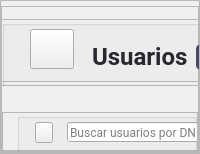
            <widget class="QWidget" name="page_usuarios">
             <layout class="QVBoxLayout" name="verticalLayout_11">
              <property name="spacing">
               <number>0</number>
              </property>
              <property name="leftMargin">
               <number>0</number>
              </property>
              <property name="topMargin">
               <number>0</number>
              </property>
              <property name="rightMargin">
               <number>0</number>
              </property>
              <property name="bottomMargin">
               <number>0</number>
              </property>
              <item>
               <widget class="QFrame" name="container_stock_2">
                <property name="frameShape">
                 <enum>QFrame::StyledPanel</enum>
                </property>
                <property name="frameShadow">
                 <enum>QFrame::Raised</enum>
                </property>
                <layout class="QVBoxLayout" name="verticalLayout_17" stretch="0,0,0">
                 <property name="spacing">
                  <number>0</number>
                 </property>
                 <property name="leftMargin">
                  <number>0</number>
                 </property>
                 <property name="topMargin">
                  <number>0</number>
                 </property>
                 <property name="rightMargin">
                  <number>0</number>
                 </property>
                 <property name="bottomMargin">
                  <number>0</number>
                 </property>
                 <item>
                  <widget class="QFrame" name="top_frame_stock_2">
                   <property name="minimumSize">
                    <size>
                     <width>0</width>
                     <height>80</height>
                    </size>
                   </property>
                   <property name="maximumSize">
                    <size>
                     <width>346</width>
                     <height>70</height>
                    </size>
                   </property>
                   <property name="frameShape">
                    <enum>QFrame::StyledPanel</enum>
                   </property>
                   <property name="frameShadow">
                    <enum>QFrame::Raised</enum>
                   </property>
                   <widget class="QFrame" name="frame_15">
                    <property name="geometry">
                     <rect>
                      <x>0</x>
                      <y>13</y>
                      <width>391</width>
                      <height>70</height>
                     </rect>
                    </property>
                    <property name="minimumSize">
                     <size>
                      <width>354</width>
                      <height>70</height>
                     </size>
                    </property>
                    <property name="maximumSize">
                     <size>
                      <width>16777215</width>
                      <height>50</height>
                     </size>
                    </property>
                    <property name="frameShape">
                     <enum>QFrame::StyledPanel</enum>
                    </property>
                    <property name="frameShadow">
                     <enum>QFrame::Raised</enum>
                    </property>
                    <layout class="QVBoxLayout" name="verticalLayout_18">
                     <property name="spacing">
                      <number>0</number>
                     </property>
                     <property name="leftMargin">
                      <number>0</number>
                     </property>
                     <property name="topMargin">
                      <number>0</number>
                     </property>
                     <property name="rightMargin">
                      <number>0</number>
                     </property>
                     <property name="bottomMargin">
                      <number>0</number>
                     </property>
                     <item>
                      <widget class="QGroupBox" name="groupBox_3">
                       <property name="title">
                        <string/>
                       </property>
                       <widget class="QLabel" name="label_17">
                        <property name="geometry">
                         <rect>
                          <x>90</x>
                          <y>10</y>
                          <width>120</width>
                          <height>52</height>
                         </rect>
                        </property>
                        <property name="minimumSize">
                         <size>
                          <width>66</width>
                          <height>0</height>
                         </size>
                        </property>
                        <property name="maximumSize">
                         <size>
                          <width>120</width>
                          <height>16777215</height>
                         </size>
                        </property>
                        <property name="font">
                         <font>
                          <family>Roboto</family>
                          <pointsize>18</pointsize>
                          <weight>75</weight>
                          <bold>true</bold>
                         </font>
                        </property>
                        <property name="styleSheet">
                         <string notr="true">color: #282830 ;
</string>
                        </property>
                        <property name="text">
                         <string>Usuarios</string>
                        </property>
                        <property name="alignment">
                         <set>Qt::AlignLeading|Qt::AlignLeft|Qt::AlignVCenter</set>
                        </property>
                       </widget>
                       <widget class="QPushButton" name="pushButton_10">
                        <property name="geometry">
                         <rect>
                          <x>23</x>
                          <y>9</y>
                          <width>49</width>
                          <height>40</height>
                         </rect>
                        </property>
                        <property name="maximumSize">
                         <size>
                          <width>60</width>
                          <height>60</height>
                         </size>
                        </property>
                        <property name="styleSheet">
                         <string notr="true">margin-left:5px</string>
                        </property>
                        <property name="text">
                         <string/>
                        </property>
                        <property name="icon">
                         <iconset resource="../img/img_oficiales.qrc">
                          <normaloff>:/img/user.png</normaloff>:/img/user.png</iconset>
                        </property>
                        <property name="iconSize">
                         <size>
                          <width>40</width>
                          <height>40</height>
                         </size>
                        </property>
                       </widget>
                       <widget class="QPushButton" name="user_new_btn">
                        <property name="geometry">
                         <rect>
                          <x>194</x>
                          <y>24</y>
                          <width>121</width>
                          <height>26</height>
                         </rect>
                        </property>
                        <property name="minimumSize">
                         <size>
                          <width>0</width>
                          <height>26</height>
                         </size>
                        </property>
                        <property name="font">
                         <font>
                          <family>Roboto</family>
                          <pointsize>9</pointsize>
                          <weight>75</weight>
                          <bold>true</bold>
                         </font>
                        </property>
                        <property name="cursor">
                         <cursorShape>PointingHandCursor</cursorShape>
                        </property>
                        <property name="styleSheet">
                         <string notr="true">QPushButton{
background-color: rgb(71, 71, 103);
color:#fff;
padding-right:15px;
border-radius: 5px;
text-align:right;
}

QPushButton:hover{
background-color: rgba(71, 71, 103,180);

}</string>
                        </property>
                        <property name="text">
                         <string>Nuevo Usuario</string>
                        </property>
                        <property name="icon">
                         <iconset resource="../img/img_oficiales.qrc">
                          <normaloff>:/img/plus.png</normaloff>:/img/plus.png</iconset>
                        </property>
                        <property name="iconSize">
                         <size>
                          <width>13</width>
                          <height>13</height>
                         </size>
                        </property>
                       </widget>
                      </widget>
                     </item>
                    </layout>
                   </widget>
                  </widget>
                 </item>
                 <item>
                  <widget class="QFrame" name="mid_stock_2">
                   <property name="maximumSize">
                    <size>
                     <width>16777215</width>
                     <height>70</height>
                    </size>
                   </property>
                   <property name="frameShape">
                    <enum>QFrame::StyledPanel</enum>
                   </property>
                   <property name="frameShadow">
                    <enum>QFrame::Raised</enum>
                   </property>
                   <layout class="QVBoxLayout" name="verticalLayout_19">
                    <property name="spacing">
                     <number>0</number>
                    </property>
                    <property name="leftMargin">
                     <number>0</number>
                    </property>
                    <property name="topMargin">
                     <number>30</number>
                    </property>
                    <property name="rightMargin">
                     <number>0</number>
                    </property>
                    <property name="bottomMargin">
                     <number>0</number>
                    </property>
                    <item alignment="Qt::AlignBottom">
                     <widget class="QFrame" name="frame_16">
                      <property name="minimumSize">
                       <size>
                        <width>0</width>
                        <height>50</height>
                       </size>
                      </property>
                      <property name="maximumSize">
                       <size>
                        <width>16777215</width>
                        <height>50</height>
                       </size>
                      </property>
                      <property name="frameShape">
                       <enum>QFrame::StyledPanel</enum>
                      </property>
                      <property name="frameShadow">
                       <enum>QFrame::Raised</enum>
                      </property>
                      <layout class="QVBoxLayout" name="verticalLayout_20">
                       <property name="spacing">
                        <number>0</number>
                       </property>
                       <property name="leftMargin">
                        <number>0</number>
                       </property>
                       <property name="topMargin">
                        <number>0</number>
                       </property>
                       <property name="rightMargin">
                        <number>0</number>
                       </property>
                       <property name="bottomMargin">
                        <number>0</number>
                       </property>
                       <item>
                        <widget class="QGroupBox" name="groupBox_6">
                         <property name="minimumSize">
                          <size>
                           <width>0</width>
                           <height>50</height>
                          </size>
                         </property>
                         <property name="styleSheet">
                          <string notr="true">margin-left: 14px</string>
                         </property>
                         <property name="title">
                          <string/>
                         </property>
                         <widget class="QPushButton" name="btn_buscarU">
                          <property name="geometry">
                           <rect>
                            <x>18</x>
                            <y>9</y>
                            <width>32</width>
                            <height>21</height>
                           </rect>
                          </property>
                          <property name="minimumSize">
                           <size>
                            <width>0</width>
                            <height>21</height>
                           </size>
                          </property>
                          <property name="cursor">
                           <cursorShape>PointingHandCursor</cursorShape>
                          </property>
                          <property name="text">
                           <string/>
                          </property>
                          <property name="icon">
                           <iconset resource="../img/img_oficiales.qrc">
                            <normaloff>:/img/LupaB.png</normaloff>:/img/LupaB.png</iconset>
                          </property>
                          <property name="iconSize">
                           <size>
                            <width>60</width>
                            <height>47</height>
                           </size>
                          </property>
                         </widget>
                         <widget class="QLineEdit" name="lineEdit_3">
                          <property name="geometry">
                           <rect>
                            <x>50</x>
                            <y>9</y>
                            <width>301</width>
                            <height>20</height>
                           </rect>
                          </property>
                          <property name="minimumSize">
                           <size>
                            <width>0</width>
                            <height>20</height>
                           </size>
                          </property>
                          <property name="styleSheet">
                           <string notr="true">font-family: Roboto;
</string>
                          </property>
                          <property name="text">
                           <string/>
                          </property>
                          <property name="placeholderText">
                           <string>Buscar usuarios por DNI, nombre o apellido</string>
                          </property>
                         </widget>
                        </widget>
                       </item>
                      </layout>
                     </widget>
                    </item>
                   </layout>
                  </widget>
                 </item>
                 <item>
                  <widget class="QFrame" name="bottom_stock_2">
                   <property name="frameShape">
                    <enum>QFrame::StyledPanel</enum>
                   </property>
                   <property name="frameShadow">
                    <enum>QFrame::Raised</enum>
                   </property>
                   <layout class="QVBoxLayout" name="verticalLayout_21">
                    <property name="spacing">
                     <number>0</number>
                    </property>
                    <property name="leftMargin">
                     <number>0</number>
                    </property>
                    <property name="topMargin">
                     <number>0</number>
                    </property>
                    <property name="rightMargin">
                     <number>0</number>
                    </property>
                    <property name="bottomMargin">
                     <number>0</number>
                    </property>
                    <item>
                     <widget class="QFrame" name="frame_17">
                      <property name="frameShape">
                       <enum>QFrame::StyledPanel</enum>
                      </property>
                      <property name="frameShadow">
                       <enum>QFrame::Raised</enum>
                      </property>
                      <widget class="QTableWidget" name="tableWidget_usuarios">
                       <property name="geometry">
                        <rect>
                         <x>20</x>
                         <y>70</y>
                         <width>881</width>
                         <height>381</height>
                        </rect>
                       </property>
                       <property name="cursor" stdset="0">
                        <cursorShape>PointingHandCursor</cursorShape>
                       </property>
                       <property name="styleSheet">
                        <string notr="true">QTableWidget{
font-size: 11pt;
margin-left: 0px;
margin-top:15px;
color: #000;
font-family: Roboto;
text-align:center;
}
QheaderView::item
    {
text-align:center;

    }
QHeaderView::section {
    background-color: #394353;
	border-radius: 11px;
	color:#fff;
    font-size: 9pt;
	font-family:Roboto;
}

QHeaderView::section:horizontal
{
    border-top: 1px solid #394353;

}

QHeaderView::section:vertical
{

    border-left: 1px solid #394353;
}</string>
                       </property>
                       <property name="editTriggers">
                        <set>QAbstractItemView::NoEditTriggers</set>
                       </property>
                       <property name="showGrid">
                        <bool>false</bool>
                       </property>
                       <attribute name="horizontalHeaderVisible">
                        <bool>false</bool>
                       </attribute>
                       <attribute name="horizontalHeaderCascadingSectionResizes">
                        <bool>true</bool>
                       </attribute>
                       <attribute name="horizontalHeaderDefaultSectionSize">
                        <number>169</number>
                       </attribute>
                       <attribute name="horizontalHeaderShowSortIndicator" stdset="0">
                        <bool>true</bool>
                       </attribute>
                       <attribute name="horizontalHeaderStretchLastSection">
                        <bool>true</bool>
                       </attribute>
                       <attribute name="verticalHeaderVisible">
                        <bool>false</bool>
                       </attribute>
                       <attribute name="verticalHeaderDefaultSectionSize">
                        <number>41</number>
                       </attribute>
                       <column>
                        <property name="text">
                         <string>New Column</string>
                        </property>
                       </column>
                       <column>
                        <property name="text">
                         <string>New Column</string>
                        </property>
                       </column>
                       <column>
                        <property name="text">
                         <string>New Column</string>
                        </property>
                       </column>
                       <column>
                        <property name="text">
                         <string>New Column</string>
                        </property>
                       </column>
                       <column>
                        <property name="text">
                         <string>New Column</string>
                        </property>
                       </column>
                      </widget>
                      <widget class="QFrame" name="frame_18">
                       <property name="geometry">
                        <rect>
                         <x>30</x>
                         <y>9</y>
                         <width>871</width>
                         <height>41</height>
                        </rect>
                       </property>
                       <property name="minimumSize">
                        <size>
                         <width>56</width>
                         <height>41</height>
                        </size>
                       </property>
                       <property name="styleSheet">
                        <string notr="true">background-color: #f2f2f5;

border-radius:15px;</string>
                       </property>
                       <property name="frameShape">
                        <enum>QFrame::StyledPanel</enum>
                       </property>
                       <property name="frameShadow">
                        <enum>QFrame::Raised</enum>
                       </property>
                       <layout class="QHBoxLayout" name="horizontalLayout_14">
                        <item alignment="Qt::AlignLeft">
                         <widget class="QLabel" name="label_18">
                          <property name="font">
                           <font>
                            <family>Roboto</family>
                            <pointsize>11</pointsize>
                            <weight>75</weight>
                            <bold>true</bold>
                           </font>
                          </property>
                          <property name="styleSheet">
                           <string notr="true">background: none;
color: #282830 ;
</string>
                          </property>
                          <property name="text">
                           <string>Código</string>
                          </property>
                         </widget>
                        </item>
                        <item alignment="Qt::AlignLeft">
                         <widget class="QLabel" name="label_19">
                          <property name="font">
                           <font>
                            <family>Roboto</family>
                            <pointsize>11</pointsize>
                            <weight>75</weight>
                            <bold>true</bold>
                           </font>
                          </property>
                          <property name="styleSheet">
                           <string notr="true">background: none;
color: #282830 ;

</string>
                          </property>
                          <property name="text">
                           <string>Nombre</string>
                          </property>
                         </widget>
                        </item>
                        <item alignment="Qt::AlignLeft">
                         <widget class="QLabel" name="label_20">
                          <property name="font">
                           <font>
                            <family>Roboto</family>
                            <pointsize>11</pointsize>
                            <weight>75</weight>
                            <bold>true</bold>
                           </font>
                          </property>
                          <property name="styleSheet">
                           <string notr="true">background: none;
color: #282830 ;
</string>
                          </property>
                          <property name="text">
                           <string>Apellido</string>
                          </property>
                         </widget>
                        </item>
                        <item alignment="Qt::AlignLeft">
                         <widget class="QLabel" name="label_21">
                          <property name="font">
                           <font>
                            <family>Roboto</family>
                            <pointsize>11</pointsize>
                            <weight>75</weight>
                            <bold>true</bold>
                           </font>
                          </property>
                          <property name="styleSheet">
                           <string notr="true">background: none;
color: #282830 ;
</string>
                          </property>
                          <property name="text">
                           <string>Tipo</string>
                          </property>
                         </widget>
                        </item>
                        <item alignment="Qt::AlignLeft">
                         <widget class="QLabel" name="label_22">
                          <property name="font">
                           <font>
                            <family>Roboto</family>
                            <pointsize>11</pointsize>
                            <weight>75</weight>
                            <bold>true</bold>
                           </font>
                          </property>
                          <property name="styleSheet">
                           <string notr="true">background: none;
color: #282830 ;
</string>
                          </property>
                          <property name="text">
                           <string>Fecha de Nacimiento</string>
                          </property>
                         </widget>
                        </item>
                       </layout>
                      </widget>
                      <widget class="QPushButton" name="btn_actualizarUsuarios">
                       <property name="geometry">
                        <rect>
                         <x>900</x>
                         <y>20</y>
                         <width>31</width>
                         <height>21</height>
                        </rect>
                       </property>
                       <property name="minimumSize">
                        <size>
                         <width>0</width>
                         <height>21</height>
                        </size>
                       </property>
                       <property name="cursor">
                        <cursorShape>PointingHandCursor</cursorShape>
                       </property>
                       <property name="text">
                        <string/>
                       </property>
                       <property name="icon">
                        <iconset resource="../img/img_oficiales.qrc">
                         <normaloff>:/img/refresh.png</normaloff>:/img/refresh.png</iconset>
                       </property>
                       <property name="iconSize">
                        <size>
                         <width>33</width>
                         <height>16</height>
                        </size>
                       </property>
                      </widget>
                     </widget>
                    </item>
                   </layout>
                  </widget>
                 </item>
                </layout>
               </widget>
              </item>
             </layout>
            </widget>
